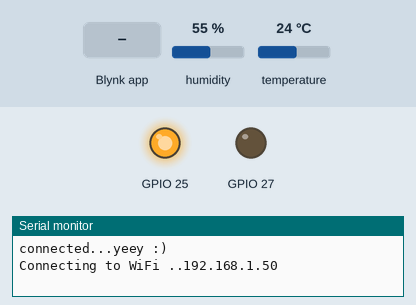
Recording of a sketch running on a simulated ESP32. Parts: output pins drawn as LEDs (lit = HIGH), the last lines printed to the serial monitor. The test bench sets the inputs (shaded band); at power-on: temperature 24 °C, humidity 55 %. WiFi joins after 1.5 s; servers stay silent unless stated.

Above: at 2.7 s.
2.8 s: Blynk app writes 1 to V2
At 3.6 s:
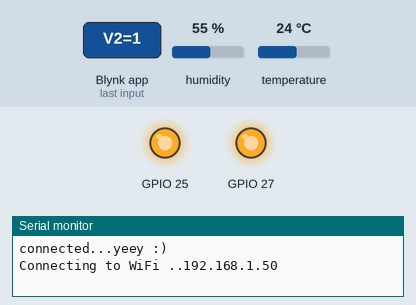
4.3 s: temperature set to 37.6 °C
9.0 s: temperature set to 38.7 °C
At 9.9 s:
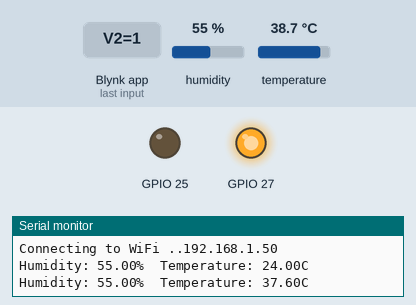
11.0 s: Blynk app writes 0 to V2
At 12.5 s:
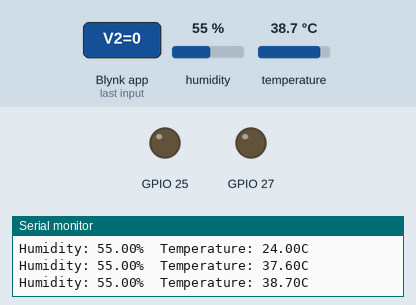
Timing chart, 0 to 13.6 s (numbered marks = the images above; inputs shaded):
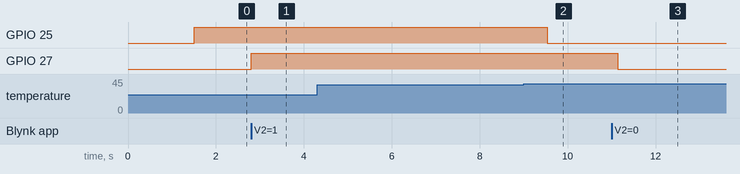

Measured:
- the behaviour switches between 37.9 and 38 °C on temperature (found by bisection; images 1 and 2)
- after the input at 2.8 s, GPIO 27: LOW → HIGH at once
- after the input at 9.0 s, GPIO 25: HIGH → LOW after 0.53 s
- after the input at 11.0 s, GPIO 27: HIGH → LOW after 0.14 s

The sketch:

DHT11.ino
```cpp
/* Fill-in your Template ID (only if using Blynk.Cloud) */
#define BLYNK_TEMPLATE_ID "TMPLdnx8UGrn"
#define BLYNK_DEVICE_NAME "DHT11Sensor"
#define BLYNK_AUTH_TOKEN "aVGXWyQCTKKlr5DjokQbl9trr-uOvB3s"
#include <WiFiManager.h>
#include <BlynkSimpleEsp32.h>
#include "DHT.h"
#include <TridentTD_LineNotify.h>
#define LINE_TOKEN  "HJTdUGpl9WJRCIfHREyYsxNMOnj0vjb95P2YOa79UMg" // line token ชื่อ Sensor อุณหภูมิ


#define DHTPIN 33
#define DHTTYPE DHT22
DHT dht(DHTPIN, DHTTYPE);
#define CLK 0
#define DIO 4
#include <string>

int count = 0;


#define BLYNK_PRINT Serial
BlynkTimer timer;

WiFiManager wm;
void initWiFi() {
  WiFi.mode(WIFI_STA);
//  WiFi.begin(ssid, password);
  Serial.print("Connecting to WiFi ..");
  while (WiFi.status() != WL_CONNECTED) {
    Serial.print('.');
    //WiFi.begin(ssid, password);
    delay(1000);
  }
  Serial.println(WiFi.localIP());
}

void ReadDHT()
{
  float h = dht.readHumidity();
  float t = dht.readTemperature();
  float f = dht.readTemperature(true);

  if (isnan(h) || isnan(t) || isnan(f)) {
    Serial.println(F("Failed to read from DHT sensor!"));
    return;
  }

  Serial.print(F("Humidity: "));
  Serial.print(h);
  Serial.print(F("%  Temperature: "));
  Serial.print(t);
  Serial.println(F("C "));


  Blynk.virtualWrite(V1,t);
  Blynk.virtualWrite(V0,h);
}

BLYNK_WRITE(V2)
{
  int State_DataV2 = param.asInt();
  if(State_DataV2 == 1){
    digitalWrite(27, HIGH); //relay2
      LINE.notify("เครื่องทำความเย็น เปิด");
  }else {
    digitalWrite(27, LOW);
      LINE.notify("เครื่องทำความเย็น ปิด");
  }
}

void setup()
{
  pinMode(25, OUTPUT);
  pinMode(27, OUTPUT);
  LINE.setToken(LINE_TOKEN);
  WiFi.mode(WIFI_STA);
  // Debug console
  Serial.begin(9600);
      dht.begin();

 bool res;
    // res = wm.autoConnect(); // auto generated AP name from chipid
     res = wm.autoConnect("ConfigWiFi"); // anonymous ap
      if(!res) {
        Serial.println("Failed to connect");
        ESP.restart();
    }
    else {
        //if you get here you have connected to the WiFi
        Serial.println("connected...yeey :)");
    }

    initWiFi();


  Blynk.config(BLYNK_AUTH_TOKEN);
     timer.setInterval(3000,ReadDHT);

  digitalWrite(32, HIGH);
}

void loop()
{
  int t2 = dht.readTemperature();
  String tStr = String(dht.readTemperature());
    if(t2 >= 38){
      digitalWrite(25, LOW); //relay1
      count += 1;
      delay(200);
      if(count >= 10){
        LINE.notify("เครื่องทำความเย็นทำงานขณะนี้อุณหภูมิ : " + tStr + " °C");
        count = 0;
        delay(60000);
      }
    }
    else if(t2 == 37){
      digitalWrite(25, HIGH);
      LINE.notify("เครื่องทำความเย็น หยุด ทำงานขณะนี้อุณหภูมิ : " + tStr + " °C");
    }
    else if(t2 < 36){
      digitalWrite(25, HIGH);
    }
  Blynk.run();
    timer.run();
   if(WiFi.status() != WL_CONNECTED){
    Serial.println("Reconnecting to WiFi...");
    initWiFi();
  }

}
```
